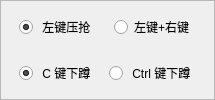
            <widget class="QFrame" name="frame_5">
             <property name="sizePolicy">
              <sizepolicy hsizetype="Preferred" vsizetype="Preferred">
               <horstretch>0</horstretch>
               <verstretch>0</verstretch>
              </sizepolicy>
             </property>
             <property name="minimumSize">
              <size>
               <width>0</width>
               <height>77</height>
              </size>
             </property>
             <property name="styleSheet">
              <string notr="true">#frame_5{
	border: 1px solid rgb(214, 214, 214);
	border-radius: 10px;
}</string>
             </property>
             <property name="frameShape">
              <enum>QFrame::Shape::StyledPanel</enum>
             </property>
             <property name="frameShadow">
              <enum>QFrame::Shadow::Raised</enum>
             </property>
             <layout class="QVBoxLayout" name="verticalLayout_5">
              <property name="spacing">
               <number>5</number>
              </property>
              <property name="leftMargin">
               <number>5</number>
              </property>
              <property name="topMargin">
               <number>5</number>
              </property>
              <property name="rightMargin">
               <number>5</number>
              </property>
              <property name="bottomMargin">
               <number>5</number>
              </property>
              <item>
               <widget class="QFrame" name="frame_2">
                <property name="sizePolicy">
                 <sizepolicy hsizetype="Expanding" vsizetype="Preferred">
                  <horstretch>0</horstretch>
                  <verstretch>0</verstretch>
                 </sizepolicy>
                </property>
                <property name="styleSheet">
                 <string notr="true">#frame_2{
	border: none;
}</string>
                </property>
                <property name="frameShape">
                 <enum>QFrame::Shape::StyledPanel</enum>
                </property>
                <property name="frameShadow">
                 <enum>QFrame::Shadow::Raised</enum>
                </property>
                <layout class="QHBoxLayout" name="horizontalLayout_16">
                 <property name="spacing">
                  <number>0</number>
                 </property>
                 <property name="leftMargin">
                  <number>0</number>
                 </property>
                 <property name="topMargin">
                  <number>0</number>
                 </property>
                 <property name="rightMargin">
                  <number>0</number>
                 </property>
                 <property name="bottomMargin">
                  <number>0</number>
                 </property>
                 <item>
                  <spacer name="horizontalSpacer_29">
                   <property name="orientation">
                    <enum>Qt::Orientation::Horizontal</enum>
                   </property>
                   <property name="sizeHint" stdset="0">
                    <size>
                     <width>13</width>
                     <height>18</height>
                    </size>
                   </property>
                  </spacer>
                 </item>
                 <item>
                  <widget class="QRadioButton" name="radioButton">
                   <property name="sizePolicy">
                    <sizepolicy hsizetype="Expanding" vsizetype="Fixed">
                     <horstretch>1</horstretch>
                     <verstretch>0</verstretch>
                    </sizepolicy>
                   </property>
                   <property name="text">
                    <string> 左键压抢</string>
                   </property>
                   <property name="icon">
                    <iconset resource="../resource.qrc">
                     <normaloff>:/icon/resource/icon/mouse.png</normaloff>:/icon/resource/icon/mouse.png</iconset>
                   </property>
                   <property name="iconSize">
                    <size>
                     <width>20</width>
                     <height>20</height>
                    </size>
                   </property>
                   <property name="checked">
                    <bool>true</bool>
                   </property>
                  </widget>
                 </item>
                 <item>
                  <spacer name="horizontalSpacer_30">
                   <property name="orientation">
                    <enum>Qt::Orientation::Horizontal</enum>
                   </property>
                   <property name="sizeHint" stdset="0">
                    <size>
                     <width>13</width>
                     <height>18</height>
                    </size>
                   </property>
                  </spacer>
                 </item>
                 <item>
                  <widget class="QRadioButton" name="radioButton_2">
                   <property name="sizePolicy">
                    <sizepolicy hsizetype="Expanding" vsizetype="Fixed">
                     <horstretch>1</horstretch>
                     <verstretch>0</verstretch>
                    </sizepolicy>
                   </property>
                   <property name="text">
                    <string>左键+右键</string>
                   </property>
                  </widget>
                 </item>
                 <item>
                  <spacer name="horizontalSpacer_31">
                   <property name="orientation">
                    <enum>Qt::Orientation::Horizontal</enum>
                   </property>
                   <property name="sizeHint" stdset="0">
                    <size>
                     <width>13</width>
                     <height>18</height>
                    </size>
                   </property>
                  </spacer>
                 </item>
                </layout>
               </widget>
              </item>
              <item>
               <widget class="QFrame" name="frame_19">
                <property name="sizePolicy">
                 <sizepolicy hsizetype="Expanding" vsizetype="Preferred">
                  <horstretch>0</horstretch>
                  <verstretch>0</verstretch>
                 </sizepolicy>
                </property>
                <property name="styleSheet">
                 <string notr="true">#frame_19{
	border: none;
}</string>
                </property>
                <property name="frameShape">
                 <enum>QFrame::Shape::StyledPanel</enum>
                </property>
                <property name="frameShadow">
                 <enum>QFrame::Shadow::Raised</enum>
                </property>
                <layout class="QHBoxLayout" name="horizontalLayout_15">
                 <property name="spacing">
                  <number>0</number>
                 </property>
                 <property name="leftMargin">
                  <number>0</number>
                 </property>
                 <property name="topMargin">
                  <number>0</number>
                 </property>
                 <property name="rightMargin">
                  <number>0</number>
                 </property>
                 <property name="bottomMargin">
                  <number>0</number>
                 </property>
                 <item>
                  <spacer name="horizontalSpacer_32">
                   <property name="orientation">
                    <enum>Qt::Orientation::Horizontal</enum>
                   </property>
                   <property name="sizeHint" stdset="0">
                    <size>
                     <width>13</width>
                     <height>16</height>
                    </size>
                   </property>
                  </spacer>
                 </item>
                 <item>
                  <widget class="QRadioButton" name="radioButton_3">
                   <property name="sizePolicy">
                    <sizepolicy hsizetype="Expanding" vsizetype="Fixed">
                     <horstretch>1</horstretch>
                     <verstretch>0</verstretch>
                    </sizepolicy>
                   </property>
                   <property name="text">
                    <string> C 键下蹲</string>
                   </property>
                   <property name="icon">
                    <iconset resource="../resource.qrc">
                     <normaloff>:/icon/resource/icon/keyboard.png</normaloff>:/icon/resource/icon/keyboard.png</iconset>
                   </property>
                   <property name="iconSize">
                    <size>
                     <width>20</width>
                     <height>20</height>
                    </size>
                   </property>
                   <property name="checked">
                    <bool>true</bool>
                   </property>
                  </widget>
                 </item>
                 <item>
                  <spacer name="horizontalSpacer_33">
                   <property name="orientation">
                    <enum>Qt::Orientation::Horizontal</enum>
                   </property>
                   <property name="sizeHint" stdset="0">
                    <size>
                     <width>13</width>
                     <height>16</height>
                    </size>
                   </property>
                  </spacer>
                 </item>
                 <item>
                  <widget class="QRadioButton" name="radioButton_4">
                   <property name="sizePolicy">
                    <sizepolicy hsizetype="Expanding" vsizetype="Fixed">
                     <horstretch>1</horstretch>
                     <verstretch>0</verstretch>
                    </sizepolicy>
                   </property>
                   <property name="text">
                    <string> Ctrl 键下蹲</string>
                   </property>
                  </widget>
                 </item>
                 <item>
                  <spacer name="horizontalSpacer_35">
                   <property name="orientation">
                    <enum>Qt::Orientation::Horizontal</enum>
                   </property>
                   <property name="sizeHint" stdset="0">
                    <size>
                     <width>13</width>
                     <height>16</height>
                    </size>
                   </property>
                  </spacer>
                 </item>
                </layout>
               </widget>
              </item>
             </layout>
            </widget>
